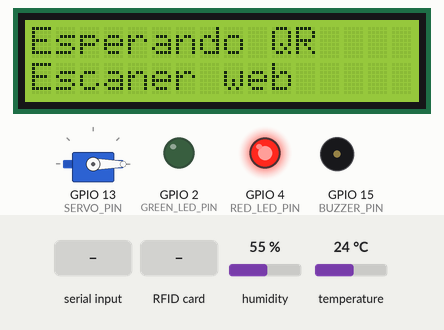
Bench run of a sketch on a simulated ESP32. On the bench: servo, 16×2 character LCD, output pins drawn as LEDs (lit = HIGH), buzzer (waves = sounding, pin HIGH). The inputs (shaded band) are chosen by the test bench; at power-on: humidity 55 %, temperature 24 °C. WiFi joins after 1.5 s; servers stay silent unless stated; uploads are accepted with an empty reply; what the sketch prints to the serial monitor is not drawn.

Above: at 4.8 s.
4.9 s: "BEMBOS_ORDER:\n" received over Serial
At 6.3 s:
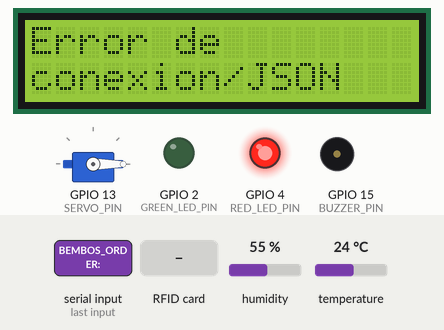
6.6 s: RFID card 5E 7A 19 C4 held to the reader
At 9.3 s:
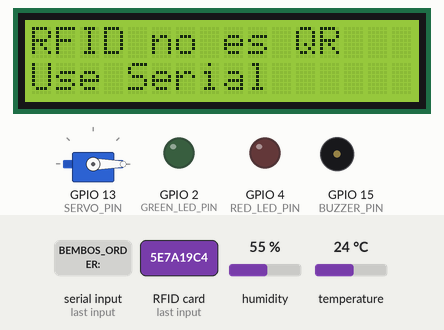
9.6 s: "1\n" received over Serial
At 11.1 s:
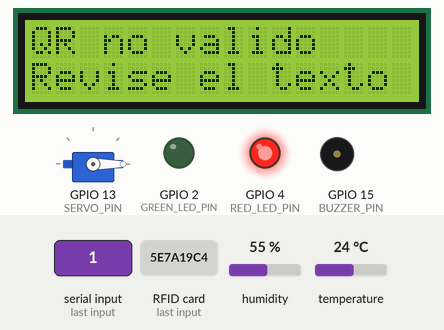
11.4 s: RFID card 5E 7A 19 C4 held to the reader
At 12.1 s:
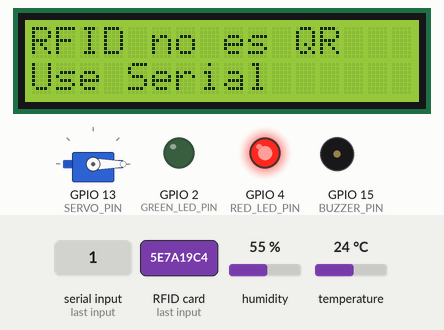
13.0 s: "0\n" received over Serial
At 13.2 s:
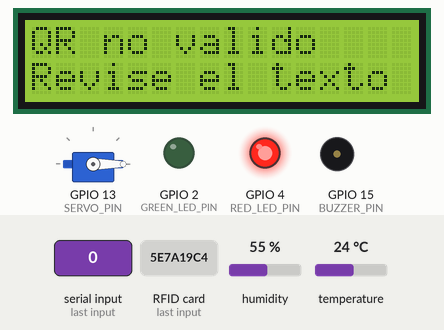
Timing chart, 0 to 15.8 s (numbered marks = the images above; inputs shaded):
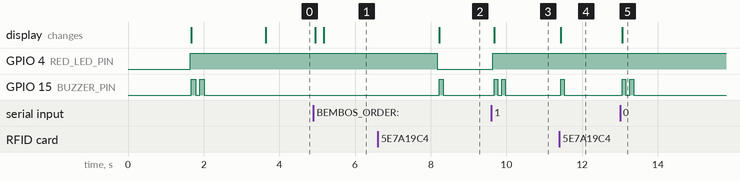

Measured:
- after the input at 4.9 s, the display: first changes after 0.05 s (image 1 shows a later state)
- after the input at 6.6 s, GPIO 15 (BUZZER_PIN): LOW → HIGH after 1.6 s, → LOW 0.10 s later; the display: changes after 1.6 s (image 2)
- after the input at 9.6 s, GPIO 4 (RED_LED_PIN): LOW → HIGH at once; GPIO 15 (BUZZER_PIN): alternates HIGH for 0.10 s and LOW for 0.10 s, 4 changes in all, then stays LOW, starting after 0.07 s; the display: changes after 0.07 s (image 3)
- after the input at 11.4 s, GPIO 15 (BUZZER_PIN): LOW → HIGH at once, → LOW 0.10 s later; the display: changes at once (image 4)
- after the input at 13.0 s, GPIO 15 (BUZZER_PIN): alternates HIGH for 0.10 s and LOW for 0.10 s, 4 changes in all, then stays LOW, starting after 0.06 s; the display: changes after 0.06 s (image 5)

The sketch:

sketch.ino
```cpp
#include <ArduinoJson.h>
#include <DHTesp.h>
#include <ESP32Servo.h>
#include <HTTPClient.h>
#include <LiquidCrystal_I2C.h>
#include <MFRC522.h>
#include <SPI.h>
#include <WiFi.h>
#include <WiFiClientSecure.h>
#include <Wire.h>
#include "secrets.h"

constexpr int SS_PIN=5, RST_PIN=27, GREEN_LED_PIN=2, RED_LED_PIN=4, BUZZER_PIN=15, SERVO_PIN=13, DHT_PIN=14;
constexpr unsigned long OPEN_TIME_MS=5000;
MFRC522 rfid(SS_PIN,RST_PIN);
LiquidCrystal_I2C lcd(0x27,16,2);
Servo gate;
DHTesp dht;
unsigned long lastScanPollAt=0;
constexpr unsigned long SCAN_POLL_INTERVAL_MS=1500;
constexpr float MIN_BOX_TEMP_C=35.0;
constexpr float MAX_BOX_TEMP_C=60.0;

void showMessage(const String &a,const String &b=""){
  lcd.clear(); lcd.setCursor(0,0); lcd.print(a.substring(0,16));
  lcd.setCursor(0,1); lcd.print(b.substring(0,16));
}
void setLeds(bool green,bool red){
  digitalWrite(GREEN_LED_PIN,green?HIGH:LOW);
  digitalWrite(RED_LED_PIN,red?HIGH:LOW);
}
void beep(int times,int ms){
  for(int i=0;i<times;i++){digitalWrite(BUZZER_PIN,HIGH);delay(ms);digitalWrite(BUZZER_PIN,LOW);delay(100);}
}
String readUid(){
  String uid;
  for(byte i=0;i<rfid.uid.size;i++){if(rfid.uid.uidByte[i]<0x10)uid+='0';uid+=String(rfid.uid.uidByte[i],HEX);}
  uid.toUpperCase(); return uid;
}
int scanOrder(const String &qrPayload,String &id,String &number,String &store){
  WiFiClientSecure client; client.setInsecure(); HTTPClient http;
  if(!http.begin(client,API_URL))return -1;
  http.addHeader("Content-Type","application/json");
  http.addHeader("X-Device-Key",DEVICE_API_KEY);
  JsonDocument request; request["qrPayload"]=qrPayload;
  String body; serializeJson(request,body);
  int code=http.POST(body); String response=http.getString(); http.end();
  Serial.printf("Validacion HTTP %d: %s\n",code,response.c_str());
  if(code!=HTTP_CODE_OK)return code;
  JsonDocument doc; if(deserializeJson(doc,response))return -2;
  id=doc["order"]["id"]|""; number=doc["order"]["numeroPedido"]|"";
  store=doc["order"]["tiendaRecojo"]|"Tienda Bembos";
  Serial.println("=== PEDIDO ENCONTRADO ===");
  Serial.println("Pedido: #"+number);
  Serial.println("Estado: "+String(doc["order"]["estado"]|"-"));
  Serial.println("Tienda: "+store);
  Serial.printf("Total: S/ %.2f\n",doc["order"]["total"]|0.0);
  for(JsonObject product:doc["order"]["productos"].as<JsonArray>()){
    Serial.printf("%d x %s\n",product["cantidad"]|0,product["nombre"]|"Producto");
  }
  Serial.println("=========================");
  return code;
}
bool confirmPickup(const String &id){
  WiFiClientSecure client; client.setInsecure(); HTTPClient http;
  String url=String(API_BASE_URL)+"/iot/orders/"+id+"/pickup-confirmed";
  if(!http.begin(client,url))return false;
  http.addHeader("Content-Type","application/json");
  http.addHeader("X-Device-Key",DEVICE_API_KEY);
  int code=http.POST("{}"); String response=http.getString(); http.end();
  Serial.printf("Confirmacion HTTP %d: %s\n",code,response.c_str());
  return code==HTTP_CODE_OK;
}
bool readBoxClimate(float &temperature,float &humidity){
  TempAndHumidity data=dht.getTempAndHumidity();
  if(isnan(data.temperature)||isnan(data.humidity))return false;
  temperature=data.temperature;humidity=data.humidity;return true;
}
bool isBoxTemperatureOk(float temperature){
  return temperature>=MIN_BOX_TEMP_C&&temperature<=MAX_BOX_TEMP_C;
}
void showBoxClimate(){
  float temperature,humidity;
  if(!readBoxClimate(temperature,humidity)){
    setLeds(false,true);showMessage("Sensor temp","sin lectura");beep(2,100);delay(1200);return;
  }
  bool ok=isBoxTemperatureOk(temperature);
  Serial.printf("Caja: %.1f C / %.0f%% HR - %s\n",temperature,humidity,ok?"temp OK":"revisar temp");
  setLeds(ok,!ok);
  showMessage("Caja "+String(temperature,1)+" C",ok?"Temp OK":"Revisar temp");
  if(!ok)beep(2,120);
  delay(1500);
}
void openGate(){gate.write(90);delay(OPEN_TIME_MS);gate.write(0);}
String fetchQueuedQr(){
  WiFiClientSecure client;client.setInsecure();HTTPClient http;
  String url=String(API_BASE_URL)+"/iot/scans/next";
  if(!http.begin(client,url))return "";
  http.addHeader("X-Device-Key",DEVICE_API_KEY);
  int code=http.GET();
  if(code==204){http.end();return "";}
  String response=http.getString();http.end();
  if(code!=200){Serial.printf("Cola QR HTTP %d: %s\n",code,response.c_str());return "";}
  JsonDocument doc;if(deserializeJson(doc,response))return "";
  return String(doc["qrPayload"]|"");
}
void setup(){
  Serial.begin(115200);Serial.setTimeout(250);
  pinMode(GREEN_LED_PIN,OUTPUT);pinMode(RED_LED_PIN,OUTPUT);pinMode(BUZZER_PIN,OUTPUT);setLeds(false,false);
  gate.setPeriodHertz(50);gate.attach(SERVO_PIN,500,2400);gate.write(0);
  dht.setup(DHT_PIN,DHTesp::DHT22);
  SPI.begin();rfid.PCD_Init();lcd.init();lcd.backlight();showMessage("Conectando","WiFi...");
  WiFi.begin("Wokwi-GUEST","",6);
  while(WiFi.status()!=WL_CONNECTED){delay(250);Serial.print('.');}
  Serial.println("\nWiFi conectado");
  showBoxClimate();
  Serial.println("Esperando QR desde el escaner web...");
  showMessage("Esperando QR","Escaner web");
}
void processQr(String qrPayload){
  qrPayload.trim();
  if(!qrPayload.startsWith("BEMBOS_ORDER:")){
    setLeds(false,true);showMessage("QR no valido","Revise el texto");beep(2,100);return;
  }
  Serial.println("QR leido: "+qrPayload);
  showMessage("Validando QR",qrPayload.substring(qrPayload.length()-8));
  String id,number,store;int result=scanOrder(qrPayload,id,number,store);
  if(result==200){
    showMessage("Pedido #"+number,store);setLeds(true,false);beep(1,150);delay(1500);
    showBoxClimate();
    if(confirmPickup(id)){
      Serial.println("*** PEDIDO DESPACHADO ***");
      showMessage("Abriendo caja","Retire pedido");openGate();showMessage("Pedido","despachado!");
    }
    else{setLeds(false,true);showMessage("Error al","confirmar");}
  }else if(result==404){setLeds(false,true);showMessage("Codigo","no valido");beep(2,100);}
  else if(result==409){setLeds(false,true);showMessage("Pedido ya","fue recogido");beep(3,100);}
  else if(result==425){setLeds(false,true);showMessage("Pedido aun","no esta listo");beep(2,180);}
  else{setLeds(false,true);showMessage("Error de","conexion/JSON");}
  delay(3000);setLeds(false,false);showMessage("Esperando QR","Escaner web");
  Serial.println("Esperando otro QR desde el escaner web...");
}
void loop(){
  if(millis()-lastScanPollAt>=SCAN_POLL_INTERVAL_MS){
    lastScanPollAt=millis();
    String queuedQr=fetchQueuedQr();
    if(!queuedQr.isEmpty())processQr(queuedQr);
  }
  if(Serial.available()){
    String qrPayload=Serial.readStringUntil(10);
    processQr(qrPayload);
  }
  if(rfid.PICC_IsNewCardPresent()&&rfid.PICC_ReadCardSerial()){
    Serial.println("RFID detectado: "+readUid()+". El QR se ingresa por Serial Monitor.");
    showMessage("RFID no es QR","Use Serial");beep(1,100);
    rfid.PICC_HaltA();rfid.PCD_StopCrypto1();
  }
  delay(20);
}
```

secrets.example.h
```cpp
#pragma once

#define API_BASE_URL "https://triumphant-benevolence-production-124d.up.railway.app"
#define API_URL API_BASE_URL "/iot/orders/scan"
#define DEVICE_API_KEY "REEMPLAZA_CON_IOT_DEVICE_API_KEY"
```
